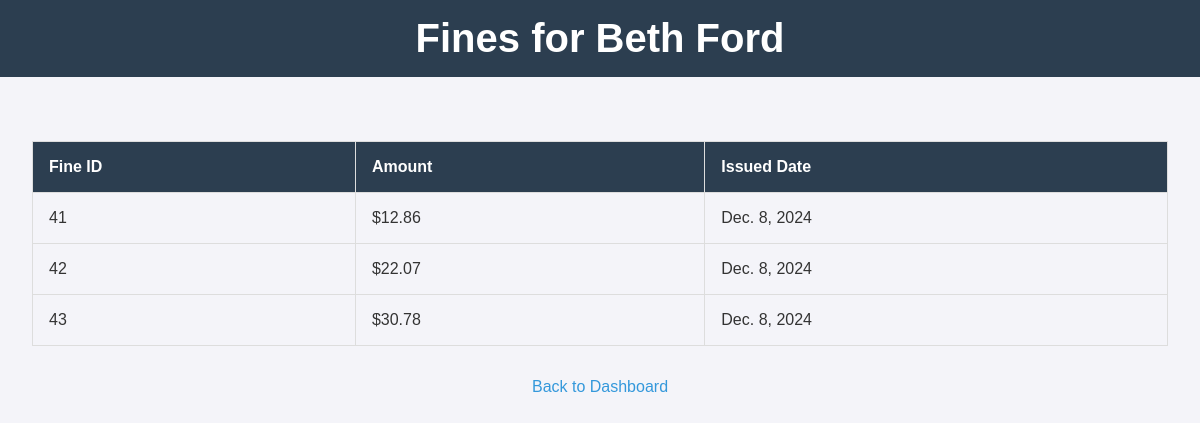
Page /view-fines/2016/ (signed in) on the committed database.
### fitness_app/models.py (models this page shows, shortened)
class Member(models.Model):
    user = models.OneToOneField(User, on_delete=models.CASCADE, null=True, blank=True)
    first_name = models.CharField(max_length=50)
    last_name = models.CharField(max_length=50)
    street_address = models.CharField(max_length=255)
    city = models.CharField(max_length=100)
    state = models.CharField(max_length=50)
    zipcode = models.CharField(max_length=10)
    date_of_birth = models.DateField()
    goal_description = models.TextField(default="No Goal Specified")
    goal_date = models.DateField()
    goal_weight = models.IntegerField(default=0)
    date_joined = models.DateField(auto_now_add=True)

class Payment(models.Model):
    member = models.ForeignKey(Member, on_delete=models.CASCADE, related_name="payments")
    amount_due = models.DecimalField(max_digits=10, decimal_places=2)
    due_date = models.DateField()
    payment_date = models.DateField(null=True, blank=True)
    is_paid = models.BooleanField(default=False)
    fine_amount = models.DecimalField(max_digits=6, decimal_places=2, default=0.00)

class Fine(models.Model):
    payment = models.OneToOneField(Payment, on_delete=models.CASCADE, related_name="fine")
    amount = models.DecimalField(max_digits=6, decimal_places=2)
    issued_date = models.DateField(auto_now_add=True)

### fitness_app/views.py (the view)
# urls.py: path('view-fines/<int:member_id>/', views.view_fines, name='view_fines'),
@login_required
def view_fines(request, member_id):
    try:
        user_role = UserRole.objects.get(user=request.user).role.name
    except UserRole.DoesNotExist:
        return render(request, "error.html", {"message": "Access Denied"})
    if user_role not in ["Receptionist", "Manager", "Member"]:
        return render(request, "error.html", {"message": "Access Denied"})
    member = get_object_or_404(Member, id=member_id)
    fines = Payment.objects.filter(member=member, fine__isnull=False)
    if not fines.exists():
        return render(request, "view_fines.html", {"member": member, "fines": None, "message": "No fines to display."})
    return render(request, "view_fines.html", {"member": member, "fines": fines})

### fitness_app/templates/view_fines.html (shortened to what this page needs)
{% load static %}
<!DOCTYPE html>
<html lang="en">
<head>
    <link rel="stylesheet" href="{% static 'css/style.css' %}">
</head>
<body>
    <header>
        <h1>Fines for {{ member.first_name }} {{ member.last_name }}</h1>
    </header>
    <main>
        {% if fines %}
            <table>
                <thead>
                    <tr>
                        <th>Fine ID</th>
                        <th>Amount</th>
                        <th>Issued Date</th>
                    </tr>
                </thead>
                <tbody>
                    {% for fine in fines %}
                        <tr>
                            <td>{{ fine.id }}</td>
                            <td>${{ fine.fine.amount }}</td>
                            <td>{{ fine.fine.issued_date }}</td>
                        </tr>
                    {% endfor %}
                </tbody>
            </table>
        {% else %}
            <p>{{ message }}</p>
        {% endif %}
        <a href="{% url 'member_dashboard' %}" class="button back-button">Back to Dashboard</a>
    </main>
</body>
</html>

### static/css/style.css (style rules this page uses)
body { font-family: 'Arial', sans-serif; margin: 0; padding: 0; background-color: #f4f4f9; color: #333; }
header { background-color: #2c3e50; color: white; padding: 1rem 2rem; text-align: center; }
header h1 { margin: 0; font-size: 2.5rem; }
main { padding: 2rem; text-align: center; }
a { color: #3498db; text-decoration: none; }
table { width: 100%; border-collapse: collapse; margin: 2rem 0; }
table th, table td { border: 1px solid #ddd; padding: 1rem; text-align: left; }
table th { background-color: #2c3e50; color: white; }

### rows in the picture
Member: first_name "Beth", last_name "Ford"
Payment: id "41", fine.amount "12.86", fine.issued_date "Dec. 8, 2024"
Payment: id "42", fine.amount "22.07", fine.issued_date "Dec. 8, 2024"
Payment: id "43", fine.amount "30.78", fine.issued_date "Dec. 8, 2024"
